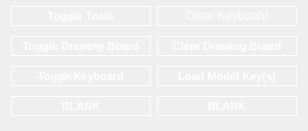
   <widget class="QWidget" name="">
    <property name="geometry">
     <rect>
      <x>80</x>
      <y>243</y>
      <width>292</width>
      <height>131</height>
     </rect>
    </property>
    <layout class="QHBoxLayout" name="horizontalLayout_4">
     <property name="topMargin">
      <number>2</number>
     </property>
     <item>
      <layout class="QVBoxLayout" name="verticalLayout_4">
       <item>
        <widget class="QPushButton" name="toggle_tools">
         <property name="enabled">
          <bool>true</bool>
         </property>
         <property name="sizePolicy">
          <sizepolicy hsizetype="Fixed" vsizetype="Fixed">
           <horstretch>0</horstretch>
           <verstretch>0</verstretch>
          </sizepolicy>
         </property>
         <property name="minimumSize">
          <size>
           <width>140</width>
           <height>20</height>
          </size>
         </property>
         <property name="maximumSize">
          <size>
           <width>140</width>
           <height>20</height>
          </size>
         </property>
         <property name="baseSize">
          <size>
           <width>140</width>
           <height>20</height>
          </size>
         </property>
         <property name="font">
          <font>
           <family>Leelawadee UI</family>
           <pointsize>8</pointsize>
           <weight>75</weight>
           <italic>false</italic>
           <bold>true</bold>
          </font>
         </property>
         <property name="focusPolicy">
          <enum>Qt::NoFocus</enum>
         </property>
         <property name="layoutDirection">
          <enum>Qt::LeftToRight</enum>
         </property>
         <property name="styleSheet">
          <string notr="true">QPushButton{
	color: white; background: transparent; border: 1px solid white; padding: 2px;
}

QPushButton:hover{
	background-color: rgba(0, 0, 0, .6);
	
}

QPushButton:pressed{
    background-color: rgb(200, 200, 200);
    border-style: inset;
}</string>
         </property>
         <property name="text">
          <string>Toggle Tools</string>
         </property>
        </widget>
       </item>
       <item>
        <widget class="QPushButton" name="toggle_drawing_board">
         <property name="sizePolicy">
          <sizepolicy hsizetype="Fixed" vsizetype="Fixed">
           <horstretch>0</horstretch>
           <verstretch>0</verstretch>
          </sizepolicy>
         </property>
         <property name="minimumSize">
          <size>
           <width>140</width>
           <height>20</height>
          </size>
         </property>
         <property name="maximumSize">
          <size>
           <width>140</width>
           <height>20</height>
          </size>
         </property>
         <property name="baseSize">
          <size>
           <width>140</width>
           <height>20</height>
          </size>
         </property>
         <property name="font">
          <font>
           <family>Leelawadee UI</family>
           <pointsize>8</pointsize>
           <weight>75</weight>
           <italic>false</italic>
           <bold>true</bold>
          </font>
         </property>
         <property name="focusPolicy">
          <enum>Qt::NoFocus</enum>
         </property>
         <property name="layoutDirection">
          <enum>Qt::LeftToRight</enum>
         </property>
         <property name="styleSheet">
          <string notr="true">QPushButton{
	color: white; background: transparent; border: 1px solid white; padding: 2px;
}

QPushButton:hover{
	background-color: rgba(0, 0, 0, .6);
	
}

QPushButton:pressed{
    background-color: rgb(200, 200, 200);
    border-style: inset;
}</string>
         </property>
         <property name="text">
          <string>Toggle Drawing Board</string>
         </property>
        </widget>
       </item>
       <item>
        <widget class="QPushButton" name="toggle_layout_board">
         <property name="sizePolicy">
          <sizepolicy hsizetype="Fixed" vsizetype="Fixed">
           <horstretch>0</horstretch>
           <verstretch>0</verstretch>
          </sizepolicy>
         </property>
         <property name="minimumSize">
          <size>
           <width>140</width>
           <height>20</height>
          </size>
         </property>
         <property name="maximumSize">
          <size>
           <width>140</width>
           <height>20</height>
          </size>
         </property>
         <property name="baseSize">
          <size>
           <width>140</width>
           <height>20</height>
          </size>
         </property>
         <property name="font">
          <font>
           <family>Leelawadee UI</family>
           <pointsize>8</pointsize>
           <weight>75</weight>
           <italic>false</italic>
           <bold>true</bold>
          </font>
         </property>
         <property name="focusPolicy">
          <enum>Qt::NoFocus</enum>
         </property>
         <property name="layoutDirection">
          <enum>Qt::LeftToRight</enum>
         </property>
         <property name="styleSheet">
          <string notr="true">QPushButton{
	color: white; background: transparent; border: 1px solid white; padding: 2px;
}

QPushButton:hover{
	background-color: rgba(0, 0, 0, .6);
	
}

QPushButton:pressed{
    background-color: rgb(200, 200, 200);
    border-style: inset;
}</string>
         </property>
         <property name="text">
          <string>ToggleKeyboard</string>
         </property>
        </widget>
       </item>
       <item>
        <widget class="QPushButton" name="blank">
         <property name="sizePolicy">
          <sizepolicy hsizetype="Fixed" vsizetype="Fixed">
           <horstretch>0</horstretch>
           <verstretch>0</verstretch>
          </sizepolicy>
         </property>
         <property name="minimumSize">
          <size>
           <width>140</width>
           <height>20</height>
          </size>
         </property>
         <property name="maximumSize">
          <size>
           <width>140</width>
           <height>20</height>
          </size>
         </property>
         <property name="baseSize">
          <size>
           <width>140</width>
           <height>20</height>
          </size>
         </property>
         <property name="font">
          <font>
           <family>Leelawadee UI</family>
           <pointsize>8</pointsize>
           <weight>75</weight>
           <italic>false</italic>
           <bold>true</bold>
          </font>
         </property>
         <property name="focusPolicy">
          <enum>Qt::NoFocus</enum>
         </property>
         <property name="layoutDirection">
          <enum>Qt::LeftToRight</enum>
         </property>
         <property name="styleSheet">
          <string notr="true">QPushButton{
	color: white; background: transparent; border: 1px solid white; padding: 2px;
}

QPushButton:hover{
	background-color: rgba(0, 0, 0, .6);
	
}

QPushButton:pressed{
    background-color: rgb(200, 200, 200);
    border-style: inset;
}</string>
         </property>
         <property name="text">
          <string>BLANK</string>
         </property>
        </widget>
       </item>
      </layout>
     </item>
     <item>
      <layout class="QVBoxLayout" name="verticalLayout_5">
       <item>
        <widget class="QPushButton" name="scan_kb_pb_2">
         <property name="sizePolicy">
          <sizepolicy hsizetype="Fixed" vsizetype="Fixed">
           <horstretch>0</horstretch>
           <verstretch>0</verstretch>
          </sizepolicy>
         </property>
         <property name="minimumSize">
          <size>
           <width>140</width>
           <height>20</height>
          </size>
         </property>
         <property name="maximumSize">
          <size>
           <width>140</width>
           <height>20</height>
          </size>
         </property>
         <property name="baseSize">
          <size>
           <width>140</width>
           <height>20</height>
          </size>
         </property>
         <property name="styleSheet">
          <string notr="true">QPushButton{
	color: white; background: transparent; border: 1px solid white; padding: 2px;
}

QPushButton:hover{
	background-color: rgba(0, 0, 0, .6);
	
}

QPushButton:pressed{
    background-color: rgb(200, 200, 200);
    border-style: inset;
}</string>
         </property>
         <property name="text">
          <string>Clear Keyboard</string>
         </property>
        </widget>
       </item>
       <item>
        <widget class="QPushButton" name="clear_layout_PB">
         <property name="sizePolicy">
          <sizepolicy hsizetype="Fixed" vsizetype="Fixed">
           <horstretch>0</horstretch>
           <verstretch>0</verstretch>
          </sizepolicy>
         </property>
         <property name="minimumSize">
          <size>
           <width>140</width>
           <height>20</height>
          </size>
         </property>
         <property name="maximumSize">
          <size>
           <width>140</width>
           <height>20</height>
          </size>
         </property>
         <property name="baseSize">
          <size>
           <width>140</width>
           <height>20</height>
          </size>
         </property>
         <property name="font">
          <font>
           <family>Leelawadee UI</family>
           <pointsize>8</pointsize>
           <weight>75</weight>
           <italic>false</italic>
           <bold>true</bold>
          </font>
         </property>
         <property name="focusPolicy">
          <enum>Qt::NoFocus</enum>
         </property>
         <property name="layoutDirection">
          <enum>Qt::LeftToRight</enum>
         </property>
         <property name="styleSheet">
          <string notr="true">QPushButton{
	color: white; background: transparent; border: 1px solid white; padding: 2px;
}

QPushButton:hover{
	background-color: rgba(0, 0, 0, .6);
	
}

QPushButton:pressed{
    background-color: rgb(200, 200, 200);
    border-style: inset;
}</string>
         </property>
         <property name="text">
          <string>Clear Drawing Board</string>
         </property>
        </widget>
       </item>
       <item>
        <widget class="QPushButton" name="load_model_keys">
         <property name="sizePolicy">
          <sizepolicy hsizetype="Fixed" vsizetype="Fixed">
           <horstretch>0</horstretch>
           <verstretch>0</verstretch>
          </sizepolicy>
         </property>
         <property name="minimumSize">
          <size>
           <width>140</width>
           <height>20</height>
          </size>
         </property>
         <property name="maximumSize">
          <size>
           <width>140</width>
           <height>20</height>
          </size>
         </property>
         <property name="baseSize">
          <size>
           <width>140</width>
           <height>20</height>
          </size>
         </property>
         <property name="font">
          <font>
           <family>Leelawadee UI</family>
           <pointsize>8</pointsize>
           <weight>75</weight>
           <italic>false</italic>
           <bold>true</bold>
          </font>
         </property>
         <property name="focusPolicy">
          <enum>Qt::NoFocus</enum>
         </property>
         <property name="layoutDirection">
          <enum>Qt::LeftToRight</enum>
         </property>
         <property name="styleSheet">
          <string notr="true">QPushButton{
	color: white; background: transparent; border: 1px solid white; padding: 2px;
}

QPushButton:hover{
	background-color: rgba(0, 0, 0, .6);
	
}

QPushButton:pressed{
    background-color: rgb(200, 200, 200);
    border-style: inset;
}</string>
         </property>
         <property name="text">
          <string>Load Model Key(s)</string>
         </property>
        </widget>
       </item>
       <item>
        <widget class="QPushButton" name="blank2">
         <property name="sizePolicy">
          <sizepolicy hsizetype="Fixed" vsizetype="Fixed">
           <horstretch>0</horstretch>
           <verstretch>0</verstretch>
          </sizepolicy>
         </property>
         <property name="minimumSize">
          <size>
           <width>140</width>
           <height>20</height>
          </size>
         </property>
         <property name="maximumSize">
          <size>
           <width>140</width>
           <height>20</height>
          </size>
         </property>
         <property name="baseSize">
          <size>
           <width>140</width>
           <height>20</height>
          </size>
         </property>
         <property name="font">
          <font>
           <family>Leelawadee UI</family>
           <pointsize>8</pointsize>
           <weight>75</weight>
           <italic>false</italic>
           <bold>true</bold>
          </font>
         </property>
         <property name="focusPolicy">
          <enum>Qt::NoFocus</enum>
         </property>
         <property name="layoutDirection">
          <enum>Qt::LeftToRight</enum>
         </property>
         <property name="styleSheet">
          <string notr="true">QPushButton{
	color: white; background: transparent; border: 1px solid white; padding: 2px;
}

QPushButton:hover{
	background-color: rgba(0, 0, 0, .6);
	
}

QPushButton:pressed{
    background-color: rgb(200, 200, 200);
    border-style: inset;
}</string>
         </property>
         <property name="text">
          <string>BLANK</string>
         </property>
        </widget>
       </item>
      </layout>
     </item>
    </layout>
   </widget>
